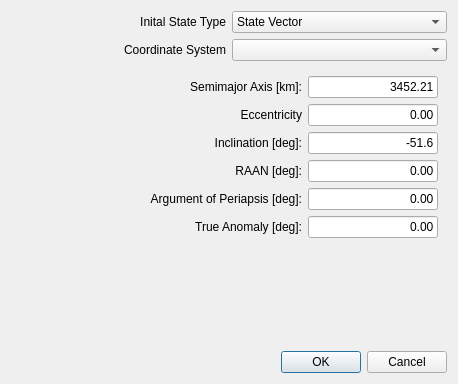
<ui version="4.0" >
 <class>InitialState_threebody_Editor</class>
 <widget class="QDialog" name="InitialState_threebody_Editor" >
  <property name="geometry" >
   <rect>
    <x>0</x>
    <y>0</y>
    <width>458</width>
    <height>384</height>
   </rect>
  </property>
  <property name="windowTitle" >
   <string>Initial State (Position)</string>
  </property>
  <layout class="QVBoxLayout" name="verticalLayout_2" >
   <item>
    <layout class="QHBoxLayout" name="horizontalLayout" >
     <item>
      <widget class="QLabel" name="label" >
       <property name="text" >
        <string>Inital State Type</string>
       </property>
       <property name="alignment" >
        <set>Qt::AlignRight|Qt::AlignVCenter</set>
       </property>
      </widget>
     </item>
     <item>
      <widget class="QComboBox" name="initialStateTypeCombo" >
       <item>
        <property name="text" >
         <string>State Vector</string>
        </property>
       </item>
       <item>
        <property name="text" >
         <string>Keplerian Elements</string>
        </property>
       </item>
      </widget>
     </item>
    </layout>
   </item>
   <item>
    <layout class="QHBoxLayout" name="horizontalLayout_2" >
     <item>
      <widget class="QLabel" name="label_2" >
       <property name="text" >
        <string>Coordinate System</string>
       </property>
       <property name="alignment" >
        <set>Qt::AlignRight|Qt::AlignVCenter</set>
       </property>
      </widget>
     </item>
     <item>
      <widget class="QComboBox" name="coordinateSystemCombo" />
     </item>
    </layout>
   </item>
   <item>
    <widget class="QStackedWidget" name="initialStateStack" >
     <property name="currentIndex" >
      <number>1</number>
     </property>
     <widget class="QWidget" name="stateVectorPage" >
      <property name="geometry" >
       <rect>
        <x>0</x>
        <y>0</y>
        <width>434</width>
        <height>248</height>
       </rect>
      </property>
      <widget class="QWidget" name="layoutWidget" >
       <property name="geometry" >
        <rect>
         <x>21</x>
         <y>10</y>
         <width>399</width>
         <height>196</height>
        </rect>
       </property>
       <layout class="QHBoxLayout" name="horizontalLayout_3" >
        <item>
         <layout class="QVBoxLayout" name="verticalLayout_4" >
          <item>
           <widget class="QGroupBox" name="groupBox" >
            <property name="title" >
             <string>Position [km]:</string>
            </property>
            <layout class="QVBoxLayout" name="verticalLayout_3" >
             <item>
              <layout class="QGridLayout" name="gridLayout_2" >
               <item row="0" column="0" >
                <widget class="QLabel" name="label_9" >
                 <property name="text" >
                  <string>X</string>
                 </property>
                </widget>
               </item>
               <item row="0" column="1" >
                <widget class="QLineEdit" name="positionXEdit" >
                 <property name="text" >
                  <string>0.00</string>
                 </property>
                 <property name="alignment" >
                  <set>Qt::AlignRight|Qt::AlignVCenter</set>
                 </property>
                </widget>
               </item>
               <item row="1" column="0" >
                <widget class="QLabel" name="label_10" >
                 <property name="text" >
                  <string>Y</string>
                 </property>
                </widget>
               </item>
               <item row="1" column="1" >
                <widget class="QLineEdit" name="positionYEdit" >
                 <property name="text" >
                  <string>0.00</string>
                 </property>
                 <property name="alignment" >
                  <set>Qt::AlignRight|Qt::AlignVCenter</set>
                 </property>
                </widget>
               </item>
               <item row="2" column="0" >
                <widget class="QLabel" name="label_11" >
                 <property name="text" >
                  <string>Z</string>
                 </property>
                </widget>
               </item>
               <item row="2" column="1" >
                <widget class="QLineEdit" name="positionZEdit" >
                 <property name="text" >
                  <string>0.00</string>
                 </property>
                 <property name="alignment" >
                  <set>Qt::AlignRight|Qt::AlignVCenter</set>
                 </property>
                </widget>
               </item>
              </layout>
             </item>
            </layout>
           </widget>
          </item>
          <item>
           <spacer name="verticalSpacer_2" >
            <property name="orientation" >
             <enum>Qt::Vertical</enum>
            </property>
            <property name="sizeHint" stdset="0" >
             <size>
              <width>20</width>
              <height>40</height>
             </size>
            </property>
           </spacer>
          </item>
         </layout>
        </item>
        <item>
         <layout class="QVBoxLayout" name="verticalLayout_6" >
          <item>
           <widget class="QGroupBox" name="groupBox_2" >
            <property name="title" >
             <string>Velocity [km/s]:</string>
            </property>
            <layout class="QVBoxLayout" name="verticalLayout_5" >
             <item>
              <layout class="QGridLayout" name="gridLayout_3" >
               <item row="0" column="0" >
                <widget class="QLabel" name="label_12" >
                 <property name="text" >
                  <string>X</string>
                 </property>
                </widget>
               </item>
               <item row="0" column="1" >
                <widget class="QLineEdit" name="velocityXEdit" >
                 <property name="text" >
                  <string>0.00</string>
                 </property>
                 <property name="alignment" >
                  <set>Qt::AlignRight|Qt::AlignVCenter</set>
                 </property>
                </widget>
               </item>
               <item row="1" column="0" >
                <widget class="QLabel" name="label_13" >
                 <property name="text" >
                  <string>Y</string>
                 </property>
                </widget>
               </item>
               <item row="1" column="1" >
                <widget class="QLineEdit" name="velocityYEdit" >
                 <property name="text" >
                  <string>0.00</string>
                 </property>
                 <property name="alignment" >
                  <set>Qt::AlignRight|Qt::AlignVCenter</set>
                 </property>
                </widget>
               </item>
               <item row="2" column="0" >
                <widget class="QLabel" name="label_14" >
                 <property name="text" >
                  <string>Z</string>
                 </property>
                </widget>
               </item>
               <item row="2" column="1" >
                <widget class="QLineEdit" name="velocityZEdit" >
                 <property name="text" >
                  <string>0.00</string>
                 </property>
                 <property name="alignment" >
                  <set>Qt::AlignRight|Qt::AlignVCenter</set>
                 </property>
                </widget>
               </item>
              </layout>
             </item>
            </layout>
           </widget>
          </item>
          <item>
           <spacer name="verticalSpacer_3" >
            <property name="orientation" >
             <enum>Qt::Vertical</enum>
            </property>
            <property name="sizeHint" stdset="0" >
             <size>
              <width>20</width>
              <height>40</height>
             </size>
            </property>
           </spacer>
          </item>
         </layout>
        </item>
       </layout>
      </widget>
     </widget>
     <widget class="QWidget" name="keplerianElementsPage" >
      <property name="geometry" >
       <rect>
        <x>0</x>
        <y>0</y>
        <width>434</width>
        <height>248</height>
       </rect>
      </property>
      <layout class="QVBoxLayout" name="verticalLayout" >
       <item>
        <layout class="QGridLayout" name="gridLayout" >
         <item row="1" column="2" >
          <widget class="QLineEdit" name="semimajorAxisEdit" >
           <property name="text" >
            <string>3452.21</string>
           </property>
           <property name="alignment" >
            <set>Qt::AlignRight|Qt::AlignVCenter</set>
           </property>
          </widget>
         </item>
         <item row="3" column="2" >
          <widget class="QLineEdit" name="inclinationEdit" >
           <property name="text" >
            <string>-51.6</string>
           </property>
           <property name="alignment" >
            <set>Qt::AlignRight|Qt::AlignVCenter</set>
           </property>
          </widget>
         </item>
         <item row="4" column="2" >
          <widget class="QLineEdit" name="raanEdit" >
           <property name="text" >
            <string>0.00</string>
           </property>
           <property name="alignment" >
            <set>Qt::AlignRight|Qt::AlignVCenter</set>
           </property>
          </widget>
         </item>
         <item row="5" column="2" >
          <widget class="QLineEdit" name="argOfPeriapsisEdit" >
           <property name="text" >
            <string>0.00</string>
           </property>
           <property name="alignment" >
            <set>Qt::AlignRight|Qt::AlignVCenter</set>
           </property>
          </widget>
         </item>
         <item row="6" column="2" >
          <widget class="QLineEdit" name="trueAnomalyEdit" >
           <property name="text" >
            <string>0.00</string>
           </property>
           <property name="alignment" >
            <set>Qt::AlignRight|Qt::AlignVCenter</set>
           </property>
          </widget>
         </item>
         <item row="2" column="2" >
          <widget class="QLineEdit" name="eccentricityEdit" >
           <property name="text" >
            <string>0.00</string>
           </property>
           <property name="alignment" >
            <set>Qt::AlignRight|Qt::AlignVCenter</set>
           </property>
          </widget>
         </item>
         <item row="1" column="1" >
          <widget class="QLabel" name="label_3" >
           <property name="text" >
            <string>Semimajor Axis [km]:</string>
           </property>
           <property name="alignment" >
            <set>Qt::AlignRight|Qt::AlignVCenter</set>
           </property>
          </widget>
         </item>
         <item row="2" column="1" >
          <widget class="QLabel" name="label_4" >
           <property name="text" >
            <string>Eccentricity</string>
           </property>
           <property name="alignment" >
            <set>Qt::AlignRight|Qt::AlignVCenter</set>
           </property>
          </widget>
         </item>
         <item row="3" column="1" >
          <widget class="QLabel" name="label_5" >
           <property name="text" >
            <string>Inclination [deg]:</string>
           </property>
           <property name="alignment" >
            <set>Qt::AlignRight|Qt::AlignVCenter</set>
           </property>
          </widget>
         </item>
         <item row="4" column="1" >
          <widget class="QLabel" name="label_6" >
           <property name="text" >
            <string>RAAN [deg]:</string>
           </property>
           <property name="alignment" >
            <set>Qt::AlignRight|Qt::AlignVCenter</set>
           </property>
          </widget>
         </item>
         <item row="5" column="1" >
          <widget class="QLabel" name="label_7" >
           <property name="text" >
            <string>Argument of Periapsis [deg]:</string>
           </property>
           <property name="alignment" >
            <set>Qt::AlignRight|Qt::AlignVCenter</set>
           </property>
          </widget>
         </item>
         <item row="6" column="1" >
          <widget class="QLabel" name="label_8" >
           <property name="text" >
            <string>True Anomaly [deg]:</string>
           </property>
           <property name="alignment" >
            <set>Qt::AlignRight|Qt::AlignVCenter</set>
           </property>
          </widget>
         </item>
         <item row="1" column="0" >
          <spacer name="horizontalSpacer" >
           <property name="orientation" >
            <enum>Qt::Horizontal</enum>
           </property>
           <property name="sizeHint" stdset="0" >
            <size>
             <width>40</width>
             <height>20</height>
            </size>
           </property>
          </spacer>
         </item>
        </layout>
       </item>
       <item>
        <spacer name="verticalSpacer" >
         <property name="orientation" >
          <enum>Qt::Vertical</enum>
         </property>
         <property name="sizeHint" stdset="0" >
          <size>
           <width>20</width>
           <height>14</height>
          </size>
         </property>
        </spacer>
       </item>
      </layout>
     </widget>
    </widget>
   </item>
   <item>
    <widget class="QDialogButtonBox" name="buttonBox" >
     <property name="orientation" >
      <enum>Qt::Horizontal</enum>
     </property>
     <property name="standardButtons" >
      <set>QDialogButtonBox::Cancel|QDialogButtonBox::Ok</set>
     </property>
    </widget>
   </item>
  </layout>
 </widget>
 <resources/>
 <connections>
  <connection>
   <sender>buttonBox</sender>
   <signal>accepted()</signal>
   <receiver>InitialState_threebody_Editor</receiver>
   <slot>accept()</slot>
   <hints>
    <hint type="sourcelabel" >
     <x>248</x>
     <y>254</y>
    </hint>
    <hint type="destinationlabel" >
     <x>157</x>
     <y>274</y>
    </hint>
   </hints>
  </connection>
  <connection>
   <sender>buttonBox</sender>
   <signal>rejected()</signal>
   <receiver>InitialState_threebody_Editor</receiver>
   <slot>reject()</slot>
   <hints>
    <hint type="sourcelabel" >
     <x>316</x>
     <y>260</y>
    </hint>
    <hint type="destinationlabel" >
     <x>286</x>
     <y>274</y>
    </hint>
   </hints>
  </connection>
  <connection>
   <sender>initialStateTypeCombo</sender>
   <signal>currentIndexChanged(int)</signal>
   <receiver>initialStateStack</receiver>
   <slot>setCurrentIndex(int)</slot>
   <hints>
    <hint type="sourcelabel" >
     <x>337</x>
     <y>24</y>
    </hint>
    <hint type="destinationlabel" >
     <x>228</x>
     <y>201</y>
    </hint>
   </hints>
  </connection>
 </connections>
</ui>
